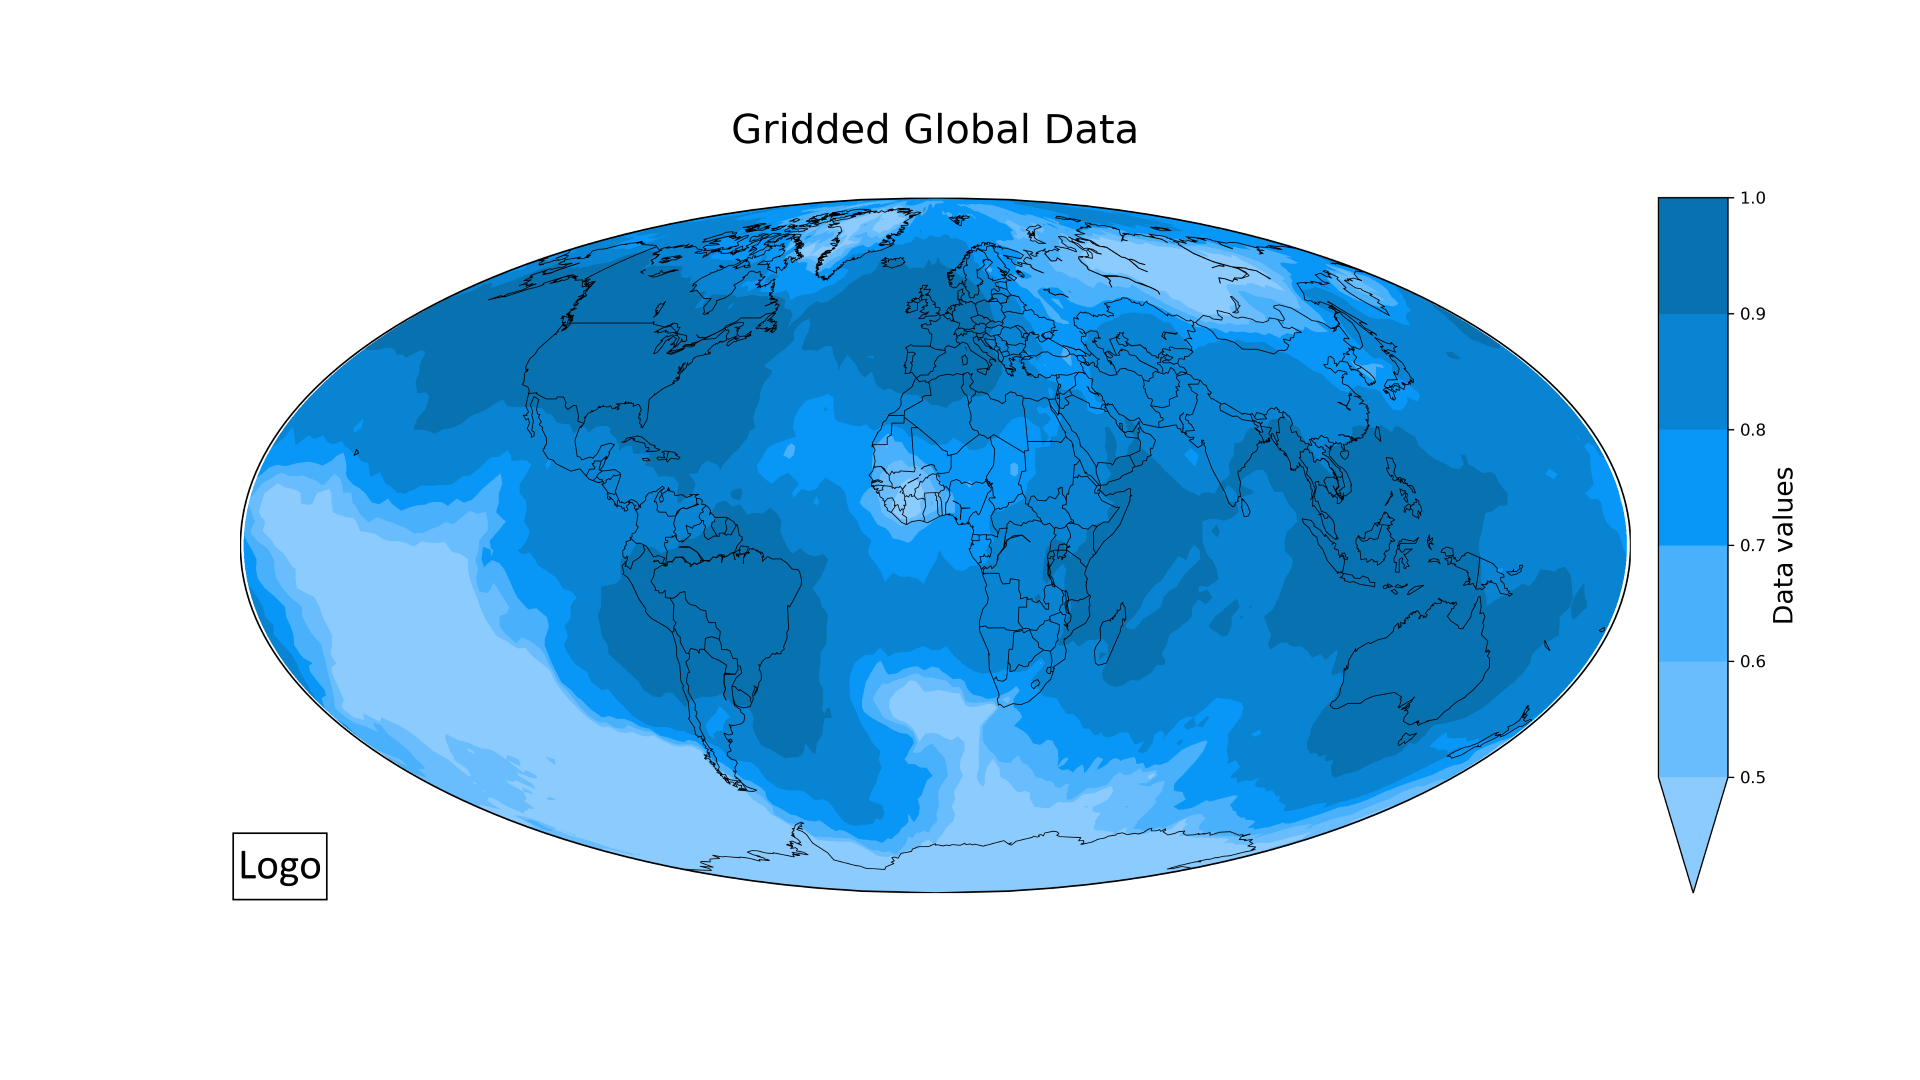

Write the Python code that produced this figure.
import numpy as np
import pandas as pd
import matplotlib.pyplot as plt
import matplotlib as mpl
from mpl_toolkits.basemap import Basemap
from colour import Color
import matplotlib.image as image
from matplotlib.offsetbox import OffsetImage, AnnotationBbox


class GriddedDataPlot:
    def __init__(self, filename, separator):
        # index;lon;lat;data (presorted by lon then lat value)
        read_data = pd.read_csv(filename, header=0, sep=separator)
        num_lon = len(read_data['lon'].value_counts())
        num_lat = len(read_data['lat'].value_counts())
        num_elem = num_lon * num_lat
        if num_elem != len(read_data['lat']):
            print("ERROR: not a regular grid")

        # reshape to grid
        self.lon = read_data['lon'].to_numpy().reshape(num_lon, num_lat)
        self.lat = read_data['lat'].to_numpy().reshape(num_lon, num_lat)
        self.data = read_data['de'].to_numpy().reshape(num_lon, num_lat)

        if self.lon[0][0] != self.lon[0][1]:
            print("ERROR: remapping not correct")

    def draw_map_world(self, data2plot, proj, lat0, lon0, mincolor, maxcolor, clevels, colorbar_label, extendtext):
        m = Basemap(projection=proj, resolution='c', lon_0=lon0, lat_0=lat0)
        m.drawcoastlines(linewidth=0.5)
        m.drawcountries(linewidth=0.5)
        x, y = m(self.lon, self.lat)

        colors = list(mincolor.range_to(maxcolor, len(clevels) + 1))
        colors = [c.hex for c in colors]  # otherwise error reading colors when plotting

        # colorbar extend options
        if extendtext == 'min':
            colormap = mpl.colors.ListedColormap(colors[1:])
            colormap.set_under(colors[0])
        elif extendtext == 'max':
            colormap = mpl.colors.ListedColormap(colors[:-1])
            colormap.set_over(colors[-1])
        elif extendtext == 'both':
            colormap = mpl.colors.ListedColormap(colors[1:-1])
            colormap.set_under(colors[0])
            colormap.set_over(colors[-1])
        else:
            colormap = mpl.colors.ListedColormap(colors)

        m.contourf(x, y, data2plot, levels=clevels, cmap=colormap, extend=extendtext)
        m.colorbar(location='right', extendfrac='auto').set_label(colorbar_label, size=16)
        return m


# load data, presorted by lon, then lat, value
gridData = GriddedDataPlot('sampleData.txt', ';')

# plot
fig, ax = plt.subplots(figsize=(16, 9))

logo = image.imread('logo1.png')
imagebox = OffsetImage(logo, zoom=0.05)
ab = AnnotationBbox(imagebox, (0, 0), box_alignment=(0, 0))
ax.add_artist(ab)

colorLevels = np.arange(.5, 1.01, .1)
minColor = Color('#8CCBFE')
maxColor = Color('#0871B0')

colorbarLabel = 'Data values'
extendPref = 'min'  # max, min, both, neither (for colorbar)

gridData.draw_map_world(gridData.data, 'moll', 0, 0, minColor, maxColor, colorLevels, colorbarLabel, extendPref)

plt.title('Gridded Global Data\n', fontsize=24)
plt.show()

# plt.savefig('griddedGlobalData.png', dpi=96)


